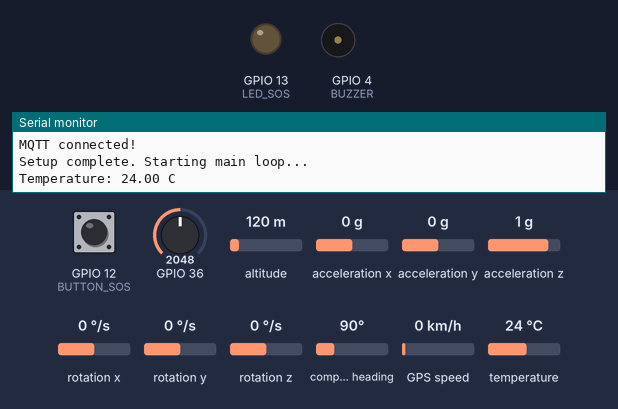
Recording of a sketch running on a simulated ESP32. Parts: output pins drawn as LEDs (lit = HIGH), buzzer (waves = sounding, pin HIGH), the last lines printed to the serial monitor. Dashed ring = blinking. The test bench sets the inputs (shaded band); at power-on: GPIO 12 (BUTTON_SOS) HIGH, acceleration z 1 g, acceleration x 0 g, GPIO 36 = 2048, altitude 120 m, acceleration y 0 g, rotation x 0 °/s, rotation y 0 °/s, rotation z 0 °/s, compass heading 90°, GPS speed 0 km/h, temperature 24 °C. WiFi joins after 1.5 s; servers stay silent unless stated; the GPS gets a fix after 3 s at 37.7749, -122.4194 with 8 satellites; no MQTT or app messages arrive unless stated.

Above: at 2.7 s.
2.8 s: GPIO 12 (BUTTON_SOS) pulled LOW for 3.2 s
At 4.0 s:
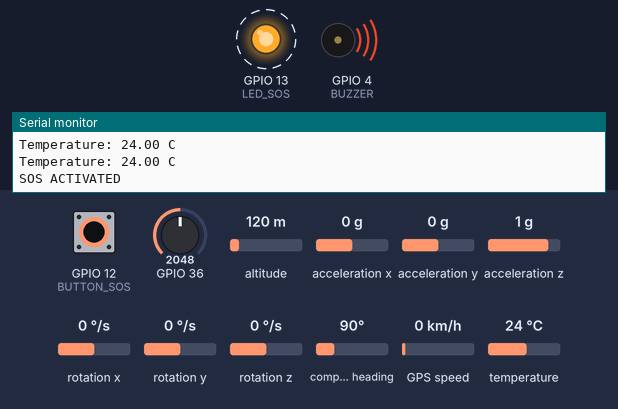
At 8.2 s:
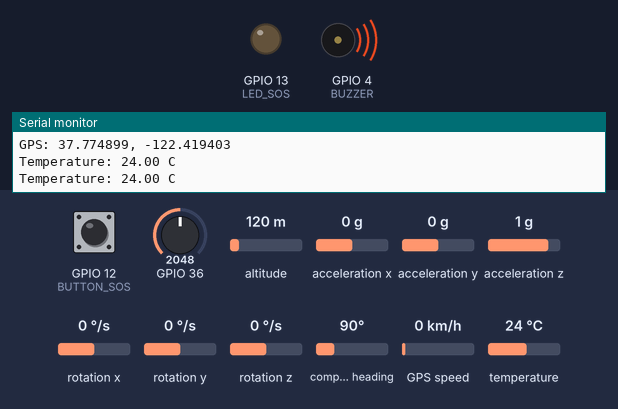
9.8 s: acceleration z set to 0 g
20.1 s: acceleration x set to -1.4 g
Timing chart, 0 to 31.2 s (numbered marks = the images above; inputs shaded):
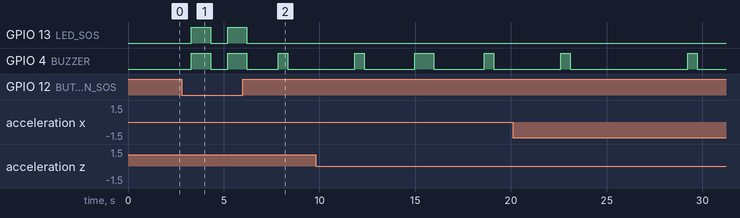

The sketch:

main.ino
```cpp
/*
  SEN-MOOL PROTECT 2.0 - Bracelet Maritime IoT
  Firmware ESP32 + GPS + LoRa + Capteurs

  Hardware:
  - ESP32 DevKit
  - GPS NEO-6M (Serial UART)
  - LoRa RFM95W (SPI)
  - MPU6050 (I2C) - Accéléromètre
  - MAX30100 (I2C) - Fréquence cardiaque
  - DS18B20 (OneWire) - Température
  - GSM Modem SIM800L (Serial2)
*/

#include <Wire.h>
#include <SPI.h>
#include <TinyGPS++.h>
#include <HardwareSerial.h>
#include "MAX30100_PulseOximeter.h"
#include "MPU6050.h"
#include <OneWire.h>
#include <DallasTemperature.h>
#include <PubSubClient.h>
#include <WiFi.h>

// ===== PINS =====
#define GPS_RX 16
#define GPS_TX 17
#define GSM_RX 26
#define GSM_TX 27
#define ONE_WIRE_BUS 25
#define LORA_SS 5
#define LORA_RST 14
#define LORA_DIO0 2
#define BUTTON_SOS 12
#define LED_SOS 13
#define BUZZER 4

// ===== CONFIGURATIONS =====
const char* SSID = "MoolNetwork";
const char* PASSWORD = "***";
const char* MQTT_SERVER = "mqtt.senmool.sn";
const int MQTT_PORT = 1883;
const char* DEVICE_ID = "MOOL-001";

// ===== OBJECTS =====
HardwareSerial gpsSerial(1);
HardwareSerial gsmSerial(2);
TinyGPSPlus gps;
MPU6050 mpu;
MAX30100 heartRate;
OneWire oneWire(ONE_WIRE_BUS);
DallasTemperature sensors(&oneWire);
WiFiClient espClient;
PubSubClient mqttClient(espClient);

// ===== VARIABLES =====
struct SensorData {
  float latitude;
  float longitude;
  float temperature;
  int heartRate;
  float accelX, accelY, accelZ;
  bool immersed;
  unsigned long timestamp;
} currentData;

bool sosActivated = false;
int fallDetectionCounter = 0;
const int FALL_THRESHOLD = 3;
const int IMMERSION_THRESHOLD = 1000; // ms

// ===== SETUP =====
void setup() {
  Serial.begin(115200);
  gpsSerial.begin(9600, SERIAL_8N1, GPS_RX, GPS_TX);
  gsmSerial.begin(9600, SERIAL_8N1, GSM_RX, GSM_TX);

  pinMode(BUTTON_SOS, INPUT_PULLUP);
  pinMode(LED_SOS, OUTPUT);
  pinMode(BUZZER, OUTPUT);

  Serial.println("\n\n=== SEN-MOOL PROTECT 2.0 Bracelet ===");
  Serial.println("Device ID: " + String(DEVICE_ID));

  // I2C Sensors
  Wire.begin();
  if (!mpu.begin()) {
    Serial.println("MPU6050 NOT FOUND");
  }
  if (!heartRate.begin()) {
    Serial.println("MAX30100 NOT FOUND");
  }

  // Temperature Sensor
  sensors.begin();

  // WiFi + MQTT
  connectWiFi();
  mqttClient.setServer(MQTT_SERVER, MQTT_PORT);
  mqttClient.setCallback(onMqttMessage);
  connectMQTT();

  Serial.println("Setup complete. Starting main loop...");
}

// ===== MAIN LOOP =====
void loop() {
  // MQTT Connection
  if (!mqttClient.connected()) {
    if (!connectMQTT()) {
      delay(5000);
      return;
    }
  }
  mqttClient.loop();

  // SOS Button Check
  if (digitalRead(BUTTON_SOS) == LOW) {
    sosActivated = true;
    triggerSOS();
  }

  // Read GPS
  while (gpsSerial.available()) {
    gps.encode(gpsSerial.read());
  }
  if (gps.location.isUpdated()) {
    currentData.latitude = gps.location.lat();
    currentData.longitude = gps.location.lng();
    Serial.printf("GPS: %.6f, %.6f\n", currentData.latitude, currentData.longitude);
  }

  // Read Heart Rate
  if (heartRate.available()) {
    currentData.heartRate = heartRate.getHeartRate();
    Serial.printf("Heart Rate: %d bpm\n", currentData.heartRate);
  }

  // Read Temperature
  sensors.requestTemperatures();
  currentData.temperature = sensors.getTempCByIndex(0);
  Serial.printf("Temperature: %.2f C\n", currentData.temperature);

  // Read Accelerometer (Fall Detection)
  mpu.getAcceleration(&currentData.accelX, &currentData.accelY, &currentData.accelZ);
  detectFall();

  // Immersion Detection (sensor humidity pin)
  currentData.immersed = analogRead(A0) > IMMERSION_THRESHOLD;
  if (currentData.immersed) {
    handleImmersion();
  }

  // Store Timestamp
  currentData.timestamp = millis();

  // Publish Data every 30s
  static unsigned long lastPublish = 0;
  if (millis() - lastPublish > 30000) {
    publishData();
    lastPublish = millis();
  }

  delay(100);
}

// ===== FUNCTIONS =====

void connectWiFi() {
  Serial.printf("Connecting to WiFi: %s\n", SSID);
  WiFi.mode(WIFI_STA);
  WiFi.begin(SSID, PASSWORD);

  int attempts = 0;
  while (WiFi.status() != WL_CONNECTED && attempts < 20) {
    delay(500);
    Serial.print(".");
    attempts++;
  }

  if (WiFi.status() == WL_CONNECTED) {
    Serial.printf("\nWiFi connected! IP: %s\n", WiFi.localIP().toString().c_str());
  } else {
    Serial.println("\nWiFi connection failed. Using GSM mode...");
  }
}

bool connectMQTT() {
  Serial.printf("Connecting to MQTT: %s:%d\n", MQTT_SERVER, MQTT_PORT);

  if (mqttClient.connect(DEVICE_ID)) {
    Serial.println("MQTT connected!");
    mqttClient.subscribe("mool/bracelet/+/command");
    publishStatus("online");
    return true;
  } else {
    Serial.printf("MQTT failed, rc=%d\n", mqttClient.state());
    return false;
  }
}

void publishData() {
  String topic = "mool/bracelet/" + String(DEVICE_ID) + "/data";
  String payload = "{";
  payload += "\"id\":\"" + String(DEVICE_ID) + "\"";
  payload += ",\"lat\":" + String(currentData.latitude, 6);
  payload += ",\"lon\":" + String(currentData.longitude, 6);
  payload += ",\"temp\":" + String(currentData.temperature, 2);
  payload += ",\"hr\":" + String(currentData.heartRate);
  payload += ",\"accel\":[" + String(currentData.accelX) + "," + String(currentData.accelY) + "," + String(currentData.accelZ) + "]";
  payload += ",\"immersed\":" + String(currentData.immersed ? "true" : "false");
  payload += ",\"ts\":" + String(currentData.timestamp);
  payload += "}";

  mqttClient.publish(topic.c_str(), payload.c_str());
  Serial.printf("Published to %s\n", topic.c_str());
}

void publishStatus(const char* status) {
  String topic = "mool/bracelet/" + String(DEVICE_ID) + "/status";
  mqttClient.publish(topic.c_str(), status);
}

void triggerSOS() {
  digitalWrite(LED_SOS, HIGH);
  digitalWrite(BUZZER, HIGH);

  String topic = "mool/alerts/sos";
  String payload = "{";
  payload += "\"device_id\":\"" + String(DEVICE_ID) + "\"";
  payload += ",\"type\":\"MANUAL_SOS\"";
  payload += ",\"lat\":" + String(currentData.latitude, 6);
  payload += ",\"lon\":" + String(currentData.longitude, 6);
  payload += ",\"timestamp\":" + String(currentData.timestamp);
  payload += "}";

  mqttClient.publish(topic.c_str(), payload.c_str());
  Serial.println("SOS ACTIVATED");

  delay(1000);
  digitalWrite(LED_SOS, LOW);
  digitalWrite(BUZZER, LOW);
  sosActivated = false;
}

void detectFall() {
  // Detects sudden drop in acceleration
  float totalAccel = sqrt(pow(currentData.accelX, 2) + pow(currentData.accelY, 2) + pow(currentData.accelZ, 2));

  if (totalAccel < 5.0) { // Free fall threshold
    fallDetectionCounter++;
    if (fallDetectionCounter >= FALL_THRESHOLD) {
      publishAlert("FALL_DETECTED");
      fallDetectionCounter = 0;
    }
  } else {
    fallDetectionCounter = 0;
  }
}

void handleImmersion() {
  // Auto-alert after 5 seconds of immersion
  static unsigned long immersionStart = 0;

  if (immersionStart == 0) {
    immersionStart = millis();
  }

  if (millis() - immersionStart > 5000) {
    publishAlert("IMMERSION_DETECTED");
    immersionStart = 0;
  }
}

void publishAlert(const char* alertType) {
  String topic = "mool/alerts/automatic";
  String payload = "{";
  payload += "\"device_id\":\"" + String(DEVICE_ID) + "\"";
  payload += ",\"type\":\"" + String(alertType) + "\"";
  payload += ",\"lat\":" + String(currentData.latitude, 6);
  payload += ",\"lon\":" + String(currentData.longitude, 6);
  payload += ",\"temp\":" + String(currentData.temperature, 2);
  payload += ",\"hr\":" + String(currentData.heartRate);
  payload += ",\"timestamp\":" + String(currentData.timestamp);
  payload += "}";

  mqttClient.publish(topic.c_str(), payload.c_str());
  digitalWrite(BUZZER, HIGH);
  delay(500);
  digitalWrite(BUZZER, LOW);

  Serial.printf("ALERT: %s\n", alertType);
}

void onMqttMessage(char* topic, byte* payload, unsigned int length) {
  Serial.printf("MQTT Message on %s: ", topic);
  for (unsigned int i = 0; i < length; i++) {
    Serial.print((char)payload[i]);
  }
  Serial.println();

  // Handle remote commands if needed
}
```

Measured:
- after the input at 2.8 s, GPIO 13 (LED_SOS): alternates HIGH for 1.0 s and LOW for 0.88 s, 4 changes in all, then stays LOW, starting after 0.51 s
- by itself, GPIO 4 (BUZZER): alternates HIGH for 0.50 s and LOW for 6.1 s
